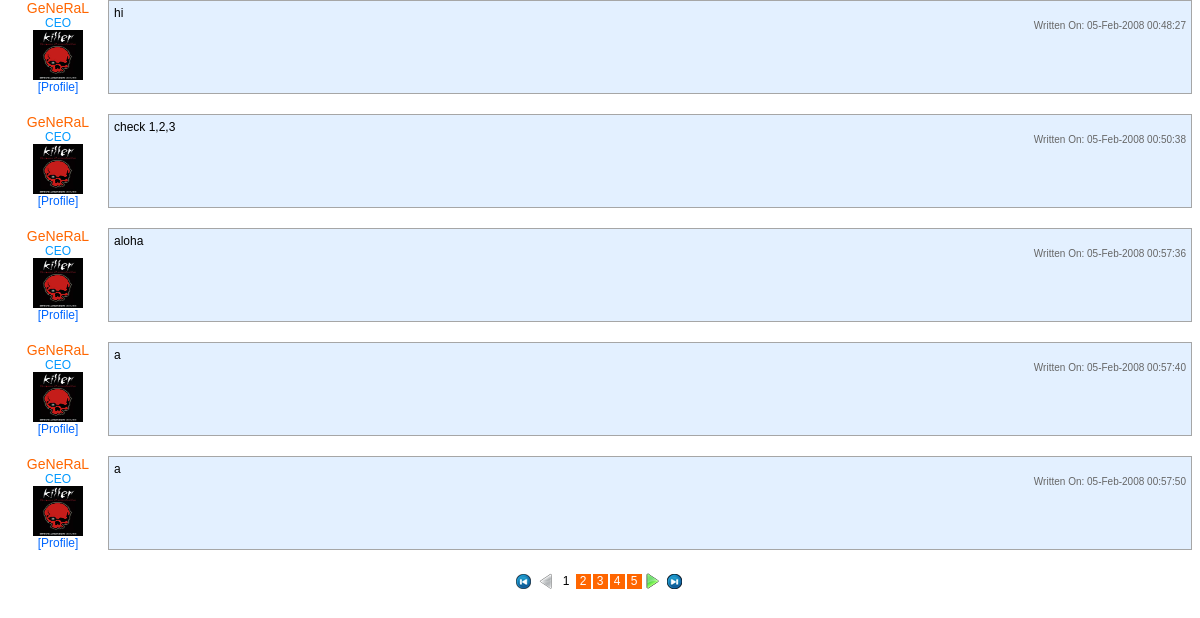
/pages/comments.php?articleID=10, run on the app's committed database.
### tables this page shows
CREATE TABLE `usertable` (
  `userID` mediumint(8) unsigned NOT NULL auto_increment,
  `userName` char(20) NOT NULL,
  `password` char(41) NOT NULL,
  `userHiddenQ` char(100) NOT NULL,
  `userHiddenA` char(100) NOT NULL,
  `userFirstName` varchar(40) NOT NULL,
  `userLastName` varchar(40) NOT NULL,
  `sex` enum('Unspecified','Male','Female') NOT NULL default 'Unspecified',
  `userDOB` datetime NOT NULL default '0000-00-00 00:00:00',
  `userAddress` char(100) default NULL,
  `userStreet` char(100) default NULL,
  `userCity` char(100) default NULL,
  `userCountry` char(100) default NULL,
  `userZIP` char(15) default NULL,
  `userHomePhone` char(20) default NULL,
  `userWorkPhone` char(20) default NULL,
  `userMobilePhone` char(20) default NULL,
  `userJoinDate` datetime NOT NULL default '0000-00-00 00:00:00',
  `userGroup` tinyint(1) unsigned NOT NULL,
  `userStatus` tinyint(1) NOT NULL,
  `userEmail` char(100) NOT NULL,
  `userLastLogin` datetime NOT NULL default '0000-00-00 00:00:00',
  `userProfileStyle` enum('1','2','3','4','5') NOT NULL default '1',
  `userAvatar` char(255) NOT NULL default 'default_01.png',
  PRIMARY KEY  (`userID`),
  UNIQUE KEY `userName` (`userName`)
);

CREATE TABLE `grouptable` (
  `groupID` tinyint(1) unsigned NOT NULL,
  `groupName` char(20) NOT NULL,
  PRIMARY KEY  (`groupID`)
);

CREATE TABLE `commenttable` (
  `commentID` mediumint(8) unsigned NOT NULL auto_increment,
  `articleID` mediumint(8) unsigned NOT NULL,
  `userID` mediumint(8) unsigned NOT NULL,
  `commentText` text NOT NULL,
  `replyto` mediumint(8) unsigned default NULL,
  `commentTime` timestamp NOT NULL default '0000-00-00 00:00:00',
  `commentFlag` tinyint(1) unsigned NOT NULL default '0',
  `commentStatus` tinyint(1) unsigned NOT NULL default '1',
  PRIMARY KEY  (`commentID`)
);

### scripts/user_func.php (called while the page is built, shortened)
<?php
	function userSpotLight($userID) {
		$sql = "SELECT `userID`, `userName`, `groupName`, `userAvatar`, UNIX_TIMESTAMP(userDOB) AS `userDOB`, UNIX_TIMESTAMP(userJoinDate) AS `userJoinDate`, `statusName`
								FROM `usertable`, `grouptable`, `statustable`
								WHERE `userID` = $userID
									AND `usertable`.`usergroup` = `grouptable`.`groupID`
									AND `usertable`.`userStatus` = `statustable`.`statusID`";
		$result = mysql_query($sql);
		$spotlight = mysql_fetch_array($result);
		return $spotlight;
	}
?>

### scripts/common.php (called while the page is built, shortened)
<?php
	function printDate($date, $format = "d-M-Y") {
		return date($format, $date);
	}
?>

### scripts/article_func.php (the view, shortened to what this page needs)
<?php
	function countComments($articleID) {
		$conn = databaseConnect();
		$query = "SELECT `commentID` FROM `commenttable` WHERE `commenttable`.`articleID` = $articleID AND `commenttable`.`commentStatus` = 1";
		$result = mysql_query($query, $conn);
		$count = mysql_num_rows($result);
		if ( $count < 1 ) {
			return 0;
		} else {
			return $count;
		}
	}
	function getComments($articleID) {
		global $start, $showLimit;
		if ( !$start ) {
			$start = 0;
		}
		$query = "SELECT `commentID`, `userID`, `commentText`, UNIX_TIMESTAMP(commentTime) AS `commentTime`, `replyto` FROM `commenttable` WHERE `articleID`=$articleID AND `commentStatus`=1 LIMIT $start, $showLimit";
		$result = mysql_query($query);
		$count = mysql_num_rows($result);
		$i = 1;
		while ( $i <= $count ) {
			$loop = 1;
			$array[$loop] = mysql_fetch_assoc($result);
			$spotlight[$loop] = userSpotLight($array[$loop]['userID']);
			echo "<tr>
					<td><table id='commentContainer'border='0' cellspacing='0' cellpadding='0' width='100%'>
						<tr>
							<td id='userArea'><table width='100%' border='0' cellspacing='0' cellpadding='0'>
								<tr>
									<td id='userName_heading'>".$spotlight[$loop]['userName']."</td>
								</tr><tr>
									<td id='userGroup_heading'>".$spotlight[$loop]['groupName']."</td>
								</tr><tr>
									<td align='center'><img width='50' height='50' src='../images/avatars/".$spotlight[$loop]['userAvatar']."' /></td>
								</tr><tr>
									<td id='billboardLink'><a src='#'>[Profile]</a></td>
								</tr>
							</table></td>
							<td id='commentText'>
								<table width='100%' border='0' cellspacing='0' cellpadding='0'><tr><td>";
								$loop = 1;
								echo "</td>
									</tr><tr>
										<td>".$array[$loop]['commentText']."</td>
									</tr><tr>
										<td align='right' id='smallGreyText'>Written On: "; echo printDate($array[$loop]['commentTime'], "d-M-Y H:i:s"); echo "</td>
									</tr>
								</table>
							</td>
						</tr>";
					echo "</table></td>
				</tr>";
			++$i;
		}
	}
?>

### pages/comments.php (shortened to what this page needs)
<?php
	include('../scripts/user_func.php');
	include('../scripts/common.php');
	include('../scripts/article_func.php');
	include('../scripts/pagination.php');
	if ( isset($_GET['showLimit']) && is_numeric($_GET['showLimit']) && $_GET['showLimit'] >= 5 && $_GET['showLimit'] <= 20 ) {
		$showLimit = $_GET['showLimit'];
	} else {
		$showLimit = 5;
	}
?>
<!DOCTYPE html PUBLIC "-//W3C//DTD XHTML 1.0 Transitional//EN" "http://www.w3.org/TR/xhtml1/DTD/xhtml1-transitional.dtd">
<html xmlns="http://www.w3.org/1999/xhtml">
<head>
<link href="../styles/common.css" rel="stylesheet" type="text/css" />
<link href="../styles/billboard.css" rel="stylesheet" type="text/css" />
<link href="../styles/articles.css" rel="stylesheet" type="text/css" />
<link href="../styles/pagination.css" rel="stylesheet" type="text/css" />
</head>
<body onLoad="parent.onLoadPage();">
<?php
	$numComments = countComments($_GET['articleID']);
	$numPages = countPages($numComments, $showLimit);
	echo "<table width='100%' border='0' cellspacing='0' cellpadding='0'>";
	if ( $numPages > 0 ) {
		getComments($_GET['articleID']);
	}
	echo "<tr>"; if ( $numPages > 0 ) { echo "<td>"; drawPagination($currStart, $currEnd, "comments"); echo "</td>"; } else { echo "<td id='notice_neutral'>NO COMMENTS</td>"; } echo "</tr>";
	echo "</table>";
?>
</body>
</html>

### scripts/pagination.php (shortened to what this page needs)
<?php
	function countPages($total_items, $per_page) {
		if ( ($total_items < $per_page) && $total_items > 0 ) {
			return 1;
		} elseif ( $total_items > 0 ) {
			$remainder = $total_items % $per_page;
			if ($remainder == 0) {
				return $count = $total_items / $per_page;
			} else {
				return $count = (($total_items - $remainder) / $per_page) + 1;
			}
		} else {
			return 0;
		}
	}
	function getPages() {
		global $currPage, $currStart, $currEnd, $numPages, $start, $showLimit;
		if ( $numPages < 5 ) {
			$addPages = $numPages - 1;
		} else {
			$addPages = 4;
		}
		if ( isset($_GET['currPage']) &&  is_numeric($_GET['currPage']) && ($_GET['currPage'] > 0) ) {
			$currPage = $_GET['currPage'];
		} else {
			$currPage = 1;
		}
		if ( isset($_GET['prevStart']) &&  is_numeric($_GET['prevStart']) && ($_GET['prevStart'] > 0) ) {
			$currStart = $_GET['prevStart'];
			$currEnd = $currStart + $addPages;
		} else {
			$currStart = 1;
		}
		$start = ($currPage - 1) * $showLimit;
	}
	function drawPagination($begin, $end, $caller, $add=NULL) {
		global $numArticles, $numPages, $currPage, $currStart, $catSub, $sortBy, $sortOrder, $showLimit, $searchText, $searchType;
		echo "<table border='0' cellspacing='2' cellpadding='0' align='center'><tr>";
		if ( $currPage > 1 ) {
			if ( $caller == "category" ) {
				echo "<td id='firstPage'><a href='category.php?currPage=1&catSub=$catSub&sortBy=$sortBy&sortOrder=$sortOrder&showLimit=$showLimit'>&nbsp;</a><td>";
				echo "<td id='prevPage'><a href='category.php?currPage="; echo ($currPage - 1); echo "&prevStart=$currStart&catSub=$catSub&sortBy=$sortBy&sortOrder=$sortOrder&showLimit=$showLimit'>&nbsp;</a><td>";
			} elseif ( $caller == "comments" ) {
				echo "<td id='firstPage'><a href='comments.php?articleID=".$_GET['articleID']."&currPage=1&showLimit=$showLimit'>&nbsp;</a><td>";
				echo "<td id='prevPage'><a href='comments.php?articleID=".$_GET['articleID']."&currPage="; echo ($currPage - 1); echo "&prevStart=$currStart&showLimit=$showLimit'>&nbsp;</a><td>";
			} elseif ( $caller == "results" ) {
				echo "<td id='firstPage'><a href='results.php?currPage=1&showLimit=$showLimit&searchText=$searchText&searchType=$searchType'>&nbsp;</a><td>";
				echo "<td id='prevPage'><a href='results.php?currPage="; echo ($currPage - 1); echo "&prevStart=$currStart&showLimit=$showLimit&searchText=$searchText&searchType=$searchType'>&nbsp;</a><td>";
			} elseif ( $caller == "messages" ) {
				echo "<td id='firstPage'><a href='messages.php?&".$add."&currPage=1&showLimit=$showLimit'>&nbsp;</a><td>";
				echo "<td id='prevPage'><a href='messages.php?&".$add."&currPage="; echo ($currPage - 1); echo "&prevStart=$currStart&showLimit=$showLimit'>&nbsp;</a><td>";
			} elseif ( $caller == "workarea" ) {
				echo "<td id='firstPage'><a href='workarea.php?&".$add."&currPage=1&showLimit=$showLimit'>&nbsp;</a><td>";
				echo "<td id='prevPage'><a href='workarea.php?&".$add."&currPage="; echo ($currPage - 1); echo "&prevStart=$currStart&showLimit=$showLimit'>&nbsp;</a><td>";
			}
		} else {
			if ( $caller == "category" ) {
				echo "<td id='firstPage'>&nbsp;<td>";
				echo "<td id='prevPage'>&nbsp;<td>";
			} elseif ( $caller == "comments" ) {
				echo "<td id='firstPage'>&nbsp;<td>";
				echo "<td id='prevPage'>&nbsp;<td>";
			} elseif ( $caller == "results" ) {
				echo "<td id='firstPage'>&nbsp;<td>";
				echo "<td id='prevPage'>&nbsp;<td>";
			} elseif ( $caller == "messages" ) {
				echo "<td id='firstPage'>&nbsp;<td>";
				echo "<td id='prevPage'>&nbsp;<td>";
			} else if($caller == "workarea" ) {
				echo "<td id='firstPage'>&nbsp;<td>";
				echo "<td id='prevPage'>&nbsp;<td>";
			}
		}
		for ( $i = $begin; $i <= $end; $i++ ) {
			if ( $currPage != $i ) {
				if ( $caller == "category" ) {
					echo "<td id='pagination'><a href='category.php?prevStart=$currStart&currPage=$i&catSub=$catSub&sortBy=$sortBy&sortOrder=$sortOrder&showLimit=$showLimit'>$i</a></td>";
				} elseif ( $caller == "comments" ) {
					echo "<td id='pagination'><a href='comments.php?articleID=".$_GET['articleID']."&prevStart=$currStart&currPage=$i&showLimit=$showLimit'>$i</a></td>";
				} elseif ( $caller == "results" ) {
					echo "<td id='pagination'><a href='results.php?prevStart=$currStart&currPage=$i&showLimit=$showLimit&searchText=$searchText&searchType=$searchType'>$i</a></td>";
				} elseif ( $caller == "messages" ) {
					echo "<td id='pagination'><a href='messages.php?".$add."&prevStart=$currStart&currPage=$i&showLimit=$showLimit'>$i</a></td>";
				} elseif ( $caller == "workarea" ) {
					echo "<td id='pagination'><a href='workarea.php?".$add."&prevStart=$currStart&currPage=$i&showLimit=$showLimit'>$i</a></td>";
				}
			} else {
				if ( $caller == "category" ) {
					echo "<td id='currNumber'>$i</td>";
				} elseif ( $caller == "comments" ) {
					echo "<td id='currNumber'>$i</td>";
				} elseif ( $caller == "results" ) {
					echo "<td id='currNumber'>$i</td>";
				} elseif ( $caller == "messages" ) {
					echo "<td id='currNumber'>$i</td>";
				} elseif ( $caller == "workarea" ) {
					echo "<td id='currNumber'>$i</td>";
				}
			}
		}
		if ( $currPage < $numPages ) {
			if ( $caller == "category" ) {
				echo "<td id='nextPage'><a href='category.php?currPage="; echo ($currPage + 1); echo "&prevStart=$currStart&catSub=$catSub&sortBy=$sortBy&sortOrder=$sortOrder&showLimit=$showLimit'>&nbsp;</a><td>";
				echo "<td id='lastPage'><a href='category.php?currPage=$numPages&catSub=$catSub&sortBy=$sortBy&sortOrder=$sortOrder&showLimit=$showLimit'>&nbsp;</a><td>";
			} elseif ( $caller == "comments" ) {
				echo "<td id='nextPage'><a href='comments.php?articleID=".$_GET['articleID']."&currPage="; echo ($currPage + 1); echo "&prevStart=$currStart&showLimit=$showLimit'>&nbsp;</a><td>";
				echo "<td id='lastPage'><a href='comments.php?articleID=".$_GET['articleID']."&currPage=$numPages&showLimit=$showLimit'>&nbsp;</a><td>";
			} elseif ( $caller == "messages" ) {
				echo "<td id='nextPage'><a href='messages.php?".$add."&currPage="; echo ($currPage + 1); echo "&prevStart=$currStart&showLimit=$showLimit'>&nbsp;</a><td>";
				echo "<td id='lastPage'><a href='messages.php?".$add."&currPage=$numPages&showLimit=$showLimit'>&nbsp;</a><td>";
			} elseif ( $caller == "workarea" ) {
				echo "<td id='nextPage'><a href='workarea.php?".$add."&currPage="; echo ($currPage + 1); echo "&prevStart=$currStart&showLimit=$showLimit'>&nbsp;</a><td>";
				echo "<td id='lastPage'><a href='workarea.php?".$add."&currPage=$numPages&showLimit=$showLimit'>&nbsp;</a><td>";
			}
		}
		echo "</tr></table>";
	}
?>

### styles/common.css (style rules this page uses)
body { margin-top: 0px; background-color: #FFFFFF; }
#userName_heading { font-family: Verdana, Arial, Helvetica, sans-serif; font-size: 14px; line-height: normal; color: #FF6600; text-align: center; }
#userGroup_heading { font-family: Verdana, Arial, Helvetica, sans-serif; font-size: 12px; line-height: normal; color: #0099FF; text-align: center; }
#smallGreyText { font-family: Verdana, Arial, Helvetica, sans-serif; font-size: 10px; color: #666666; }

### styles/billboard.css (style rules this page uses)
#billboardLink { font-family: Verdana, Arial, Helvetica, sans-serif; font-size: 12px; color: #0066FF; text-align: center; text-decoration: none; }
#billboardLink a { font-family: Verdana, Arial, Helvetica, sans-serif; font-size: 12px; color: #0066FF; text-align: center; text-decoration: none; }

### styles/articles.css (style rules this page uses)
#commentContainer { padding-bottom: 20px; }
#commentText { background-color: #E3F0FF; padding: 5px; border: 1px solid #A6A6A6; vertical-align: top; font-family: Verdana, Arial, Helvetica, sans-serif; font-size: 12px; text-align: justify; }
#userArea { text-align: center; vertical-align: top; width: 100px; }

### styles/pagination.css (style rules this page uses)
#currNumber { font-family: Verdana, Arial, Helvetica, sans-serif; font-size: 12px; color: #000000; text-decoration: none; text-align: center; height: 15px; width: 15px; }
#pagination a { font-family: Verdana, Arial, Helvetica, sans-serif; color: #FFFFFF; text-decoration: none; text-align: center; display: block; height: 15px; width: 15px; background-color: #FF6600; font-size: 12px; }
#firstPage { background-image: url(../images/First.png); background-repeat: no-repeat; background-position: center center; display: block; height: 18px; width: 18px; text-decoration: none; }
#prevPage { background-image: url(../images/Prev_0.png); background-repeat: no-repeat; background-position: center center; display: block; height: 18px; width: 18px; text-decoration: none; }
#nextPage { background-image: url(../images/Next_0.png); background-repeat: no-repeat; background-position: center center; display: block; height: 18px; width: 18px; text-decoration: none; }
#nextPage a { background-image: url(../images/Next_1.png); background-repeat: no-repeat; background-position: center center; display: block; height: 18px; width: 18px; text-decoration: none; }
#lastPage { background-image: url(../images/Last.png); background-repeat: no-repeat; background-position: center center; display: block; height: 18px; width: 18px; text-decoration: none; }
#lastPage a { background-image: url(../images/Last.png); background-repeat: no-repeat; background-position: center center; display: block; height: 18px; width: 18px; text-decoration: none; }

### data on the page
usertable: userName "GeNeRaL", grouptable.groupName "CEO", userAvatar (picture), commenttable.commentText "hi", commentTime "05-Feb-2008 00:48:27", commenttable.commentText "check 1,2,3", commentTime "05-Feb-2008 00:50:38", commenttable.commentText "aloha", commentTime "05-Feb-2008 00:57:36", commenttable.commentText "a", commentTime "05-Feb-2008 00:57:40", commentTime "05-Feb-2008 00:57:50"
